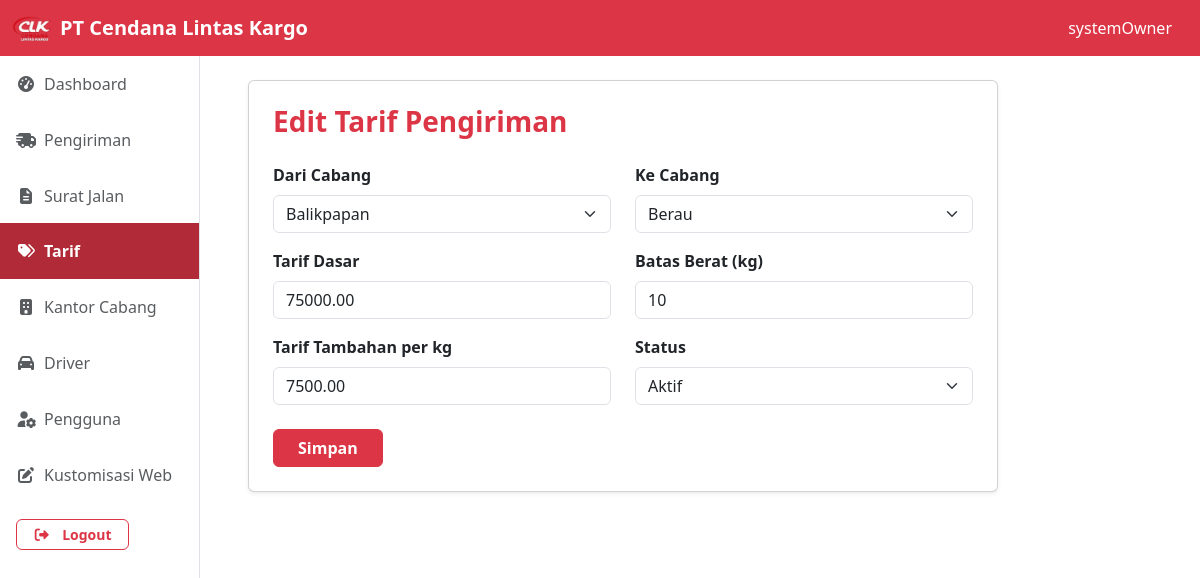
/dashboard/systemOwner/tarif/update?id=49 (signed in), run on the app's committed database.
### tables this page shows
CREATE TABLE tarif_pengiriman (
    id INT AUTO_INCREMENT PRIMARY KEY,
    id_cabang_asal INT NOT NULL,
    id_cabang_tujuan INT NOT NULL,
    tarif_dasar DECIMAL(10,2) NOT NULL,
    batas_berat_dasar INT NOT NULL,
    tarif_tambahan_perkg DECIMAL(10,2) NOT NULL,
    status ENUM('aktif', 'nonaktif') DEFAULT 'aktif',
    FOREIGN KEY (id_cabang_asal) REFERENCES kantor_cabang(id) ON DELETE CASCADE,
    FOREIGN KEY (id_cabang_tujuan) REFERENCES kantor_cabang(id) ON DELETE CASCADE
);

CREATE TABLE kantor_cabang (
    id INT AUTO_INCREMENT PRIMARY KEY,
    kode_cabang VARCHAR(10) NOT NULL UNIQUE,
    nama_cabang VARCHAR(100) NOT NULL,
    alamat_cabang TEXT NOT NULL,
    telp_cabang VARCHAR(20) NOT NULL
);

### dashboard/systemOwner/tarif/update.php (the view, shortened to what this page needs)
<?php
include '../../../config/database.php';
$sqlCabang = "SELECT * FROM kantor_cabang ORDER BY id ASC";
$resultCabang = $conn->query($sqlCabang);
$cabangs = $resultCabang->num_rows > 0 ? $resultCabang->fetch_all(MYSQLI_ASSOC) : [];
if (isset($_GET['id'])) {
    $id = intval($_GET['id']);
    $sql = "SELECT * FROM tarif_pengiriman WHERE id = $id";
    $result = $conn->query($sql);
    if ($result->num_rows > 0) {
        $tarif = $result->fetch_assoc();
    } else {
        header("Location: ./?error=not_found");
        exit;
    }
}
?>
<?php
include '../../../templates/header.php';
include '../../../components/navDashboard.php';
?>
<div class="container-fluid">
  <div class="row">
    <?php include '../../../components/sidebar.php'; ?>
    <div class="col-lg-10 d-flex align-items-start justify-content-start py-4 px-5">
      <div class="card shadow-sm p-4" style="width: 100%; max-width: 750px;">
        <h3 class="text-danger fw-bold mb-4">Edit Tarif Pengiriman</h3>
        <form action="update" method="POST">
          <div class="row mb-3">
            <div class="col-md-6">
              <label for="id_cabang_asal" class="form-label fw-semibold">Dari Cabang</label>
              <select class="form-select" id="id_cabang_asal" name="id_cabang_asal" required>
                <?php foreach ($cabangs as $cabang): ?>
                  <option
                    value="<?= htmlspecialchars($cabang['id']); ?>"
                    <?= (!empty($tarif['id_cabang_asal']) && $tarif['id_cabang_asal'] == $cabang['id']) ? 'selected' : '' ?>>
                    <?= htmlspecialchars($cabang['nama_cabang']); ?>
                  </option>
                <?php endforeach; ?>
              </select>
            </div>
            <div class="col-md-6">
              <label for="id_cabang_tujuan" class="form-label fw-semibold">Ke Cabang</label>
              <select class="form-select" id="id_cabang_tujuan" name="id_cabang_tujuan" required>
                <?php foreach ($cabangs as $cabang): ?>
                  <option
                    value="<?= htmlspecialchars($cabang['id']); ?>"
                    <?= (!empty($tarif['id_cabang_tujuan']) && $tarif['id_cabang_tujuan'] == $cabang['id']) ? 'selected' : '' ?>>
                    <?= htmlspecialchars($cabang['nama_cabang']); ?>
                  </option>
                <?php endforeach; ?>
              </select>
            </div>
          </div>
          <div class="row mb-3">
            <div class="col-md-6">
              <label for="tarif_dasar" class="form-label fw-semibold">Tarif Dasar</label>
              <input type="number" class="form-control" id="tarif_dasar" name="tarif_dasar"
                     value="<?= htmlspecialchars($tarif['tarif_dasar']); ?>" required>
            </div>
            <div class="col-md-6">
              <label for="batas_berat" class="form-label fw-semibold">Batas Berat (kg)</label>
              <input type="number" class="form-control" id="batas_berat" name="batas_berat"
                     value="<?= htmlspecialchars($tarif['batas_berat_dasar']); ?>" required>
            </div>
          </div>
          <div class="row mb-4">
            <div class="col-md-6">
              <label for="tarif_tambahan_perkg" class="form-label fw-semibold">Tarif Tambahan per kg</label>
              <input type="number" class="form-control" id="tarif_tambahan_perkg" name="tarif_tambahan_perkg"
                     value="<?= htmlspecialchars($tarif['tarif_tambahan_perkg']); ?>" required>
            </div>
            <div class="col-md-6">
              <label for="status" class="form-label fw-semibold">Status</label>
              <select class="form-select" id="status" name="status" required>
                <option value="aktif" <?= ($tarif['status'] == 'aktif') ? 'selected' : '' ?>>Aktif</option>
              </select>
            </div>
          </div>
          <div>
            <button type="submit" class="btn btn-danger fw-semibold px-4">Simpan</button>
          </div>
        </form>
      </div>
    </div>
  </div>
</div>
<?php
include '../../../templates/footer.php';
?>

### data on the page
tarif_pengiriman: id_cabang_asal "Balikpapan", id_cabang_tujuan "Berau", tarif_dasar "75000.00", batas_berat "10", tarif_tambahan_perkg "7500.00", status "Aktif"

### other printed values
$_SESSION['username'] "systemOwner"
